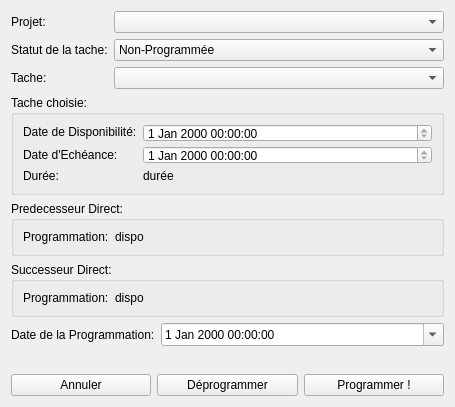
<?xml version="1.0" encoding="UTF-8"?>
<ui version="4.0">
 <class>programmationTache</class>
 <widget class="QWidget" name="programmationTache">
  <property name="geometry">
   <rect>
    <x>0</x>
    <y>0</y>
    <width>455</width>
    <height>407</height>
   </rect>
  </property>
  <property name="windowTitle">
   <string>Form</string>
  </property>
  <layout class="QGridLayout" name="gridLayout">
   <item row="0" column="0">
    <layout class="QFormLayout" name="formLayout">
     <item row="0" column="0">
      <widget class="QLabel" name="label_projj">
       <property name="text">
        <string>Projet:</string>
       </property>
      </widget>
     </item>
     <item row="0" column="1">
      <widget class="QComboBox" name="projet"/>
     </item>
     <item row="1" column="0">
      <widget class="QLabel" name="label_8">
       <property name="text">
        <string>Statut de la tache:</string>
       </property>
      </widget>
     </item>
     <item row="1" column="1">
      <widget class="QComboBox" name="statut">
       <item>
        <property name="text">
         <string>Non-Programmée</string>
        </property>
       </item>
       <item>
        <property name="text">
         <string>Programmée</string>
        </property>
       </item>
      </widget>
     </item>
     <item row="2" column="0">
      <widget class="QLabel" name="label">
       <property name="text">
        <string>Tache:</string>
       </property>
      </widget>
     </item>
     <item row="2" column="1">
      <widget class="QComboBox" name="tache"/>
     </item>
    </layout>
   </item>
   <item row="1" column="0">
    <widget class="QGroupBox" name="groupBox">
     <property name="minimumSize">
      <size>
       <width>0</width>
       <height>0</height>
      </size>
     </property>
     <property name="maximumSize">
      <size>
       <width>16777215</width>
       <height>100</height>
      </size>
     </property>
     <property name="title">
      <string>Tache choisie:</string>
     </property>
     <property name="flat">
      <bool>false</bool>
     </property>
     <layout class="QFormLayout" name="formLayout_3">
      <item row="0" column="0">
       <widget class="QLabel" name="label_2">
        <property name="text">
         <string>Date de Disponibilité:</string>
        </property>
       </widget>
      </item>
      <item row="1" column="0">
       <widget class="QLabel" name="label_3">
        <property name="text">
         <string>Date d'Echéance:</string>
        </property>
       </widget>
      </item>
      <item row="3" column="0">
       <widget class="QLabel" name="label_4">
        <property name="text">
         <string>Durée:</string>
        </property>
       </widget>
      </item>
      <item row="3" column="1">
       <widget class="QLabel" name="duree">
        <property name="text">
         <string>durée</string>
        </property>
       </widget>
      </item>
      <item row="0" column="1">
       <widget class="QDateTimeEdit" name="dispo">
        <property name="minimumSize">
         <size>
          <width>0</width>
          <height>18</height>
         </size>
        </property>
        <property name="readOnly">
         <bool>true</bool>
        </property>
        <property name="showGroupSeparator" stdset="0">
         <bool>false</bool>
        </property>
       </widget>
      </item>
      <item row="1" column="1">
       <widget class="QDateTimeEdit" name="echeance">
        <property name="minimumSize">
         <size>
          <width>0</width>
          <height>18</height>
         </size>
        </property>
        <property name="readOnly">
         <bool>true</bool>
        </property>
       </widget>
      </item>
     </layout>
    </widget>
   </item>
   <item row="2" column="0">
    <widget class="QGroupBox" name="groupBox_3">
     <property name="title">
      <string>Predecesseur Direct:</string>
     </property>
     <layout class="QFormLayout" name="formLayout_4">
      <item row="0" column="0">
       <widget class="QLabel" name="label_7">
        <property name="text">
         <string>Programmation:</string>
        </property>
       </widget>
      </item>
      <item row="0" column="1">
       <widget class="QLabel" name="pred">
        <property name="text">
         <string>dispo</string>
        </property>
       </widget>
      </item>
     </layout>
    </widget>
   </item>
   <item row="3" column="0">
    <widget class="QGroupBox" name="groupBox_2">
     <property name="title">
      <string>Successeur Direct:</string>
     </property>
     <layout class="QFormLayout" name="formLayout_5">
      <item row="0" column="0">
       <widget class="QLabel" name="label_6">
        <property name="text">
         <string>Programmation:</string>
        </property>
       </widget>
      </item>
      <item row="0" column="1">
       <widget class="QLabel" name="succ">
        <property name="text">
         <string>dispo</string>
        </property>
       </widget>
      </item>
     </layout>
    </widget>
   </item>
   <item row="4" column="0">
    <layout class="QFormLayout" name="formLayout_2">
     <item row="0" column="0">
      <widget class="QLabel" name="label_5">
       <property name="text">
        <string>Date de la Programmation:</string>
       </property>
      </widget>
     </item>
     <item row="0" column="1">
      <widget class="QDateTimeEdit" name="programmation">
       <property name="calendarPopup">
        <bool>true</bool>
       </property>
      </widget>
     </item>
    </layout>
   </item>
   <item row="5" column="0">
    <layout class="QHBoxLayout" name="horizontalLayout">
     <item>
      <widget class="QPushButton" name="annuler">
       <property name="text">
        <string>Annuler</string>
       </property>
      </widget>
     </item>
     <item>
      <widget class="QPushButton" name="deprog">
       <property name="text">
        <string>Déprogrammer</string>
       </property>
      </widget>
     </item>
     <item>
      <widget class="QPushButton" name="programmer">
       <property name="text">
        <string>Programmer !</string>
       </property>
      </widget>
     </item>
    </layout>
   </item>
  </layout>
 </widget>
 <resources/>
 <connections/>
</ui>
